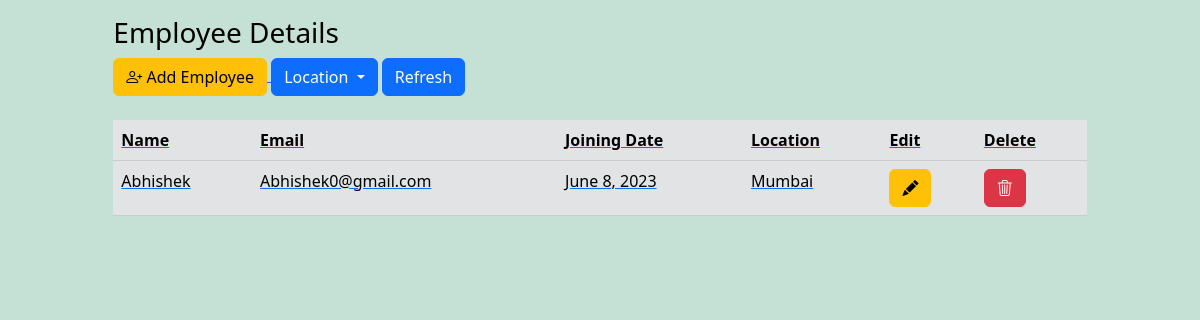
/mumbai/, run on the app's committed database.
### employee/models.py (models this page shows)
class Emp(models.Model):
    name=models.CharField(max_length=25)
    email=models.CharField(max_length=25)
    doj=models.DateField()
    location=models.CharField(max_length=25,choices=(("Mumbai",'Mumbai'),("Pune",'Pune'),("Delhi",'Delhi'),("Bangalore",'Bangalore')))
    class Meta:
        db_table="employee"

### employee/views.py (the view)
# urls.py: path('mumbai/',views.mumbai),
def mumbai(request):
    data=Emp.objects.raw("select * from employee where location='Mumbai'")
    content={'data':data}
    return render(request,'alldata.html',content)

### templates/alldata.html (shortened to what this page needs)
<!doctype html>
<html lang="en">
<head>
    <link rel="stylesheet" href="https://cdn.jsdelivr.net/npm/bootstrap-icons@1.9.1/font/bootstrap-icons.css">
    <link href="https://cdn.jsdelivr.net/npm/bootstrap@5.2.1/dist/css/bootstrap.min.css" rel="stylesheet"
>
</head>
<body class="p-3 mb-2 bg-success p-2 text-dark bg-opacity-25 text-black">
    <div class="col-10 center">
        <div class="">
            <td colspan="">
                <h3>Employee Details</h3>
            </td>
            <td> <a href="/"> <span class="bi bi-person-plus btn btn-warning"> Add Employee</span> </a></td>
            <div class="btn-group" role="group">
                <button type="button" class="btn btn-primary dropdown-toggle" data-bs-toggle="dropdown"
                    aria-expanded="false">
                    Location
                </button>
            </div>
            <td> <a href="/refresh"><button type="button" class="btn btn-primary">Refresh</button>
                <br> <br>
        </div>
        <table class="table table table-secondary table-hover">
            <thead>
                <tr>
                    <th scope="col">Name</th>
                    <th scope="col">Email</th>
                    <th scope="col">Joining Date</th>
                    <th scope="col">Location</th>
                    <th scope="col">Edit</th>
                    <th scope="col">Delete</th>
                </tr>
            </thead>
            {% for d in data %}
            <tr>
                <td scope="col">{{d.name}}</td>
                <td scope="col">{{d.email}}</td>
                <td scope="col">{{d.doj}}</td>
                <td scope="col">{{d.location}}</td>
                <td scope="col"><a class="btn btn-warning" href="/update/{{d.id}}"><i class="bi bi-pencil-fill"></i></a>
                </td>
                <td scope="col"><a class="btn btn-danger" href="/delete/{{d.id}}"><i class="bi bi-trash3"></i></a> </td>
            </tr>
            {% endfor %}
        </table>
    </div>
</body>
</html>

### templates/alldata.html (style rules this page uses)
.center { margin-left: auto; margin-right: auto; }

### data on the page
Emp: name "Abhishek", email "Abhishek0@gmail.com", doj "June 8, 2023", location "Mumbai"
